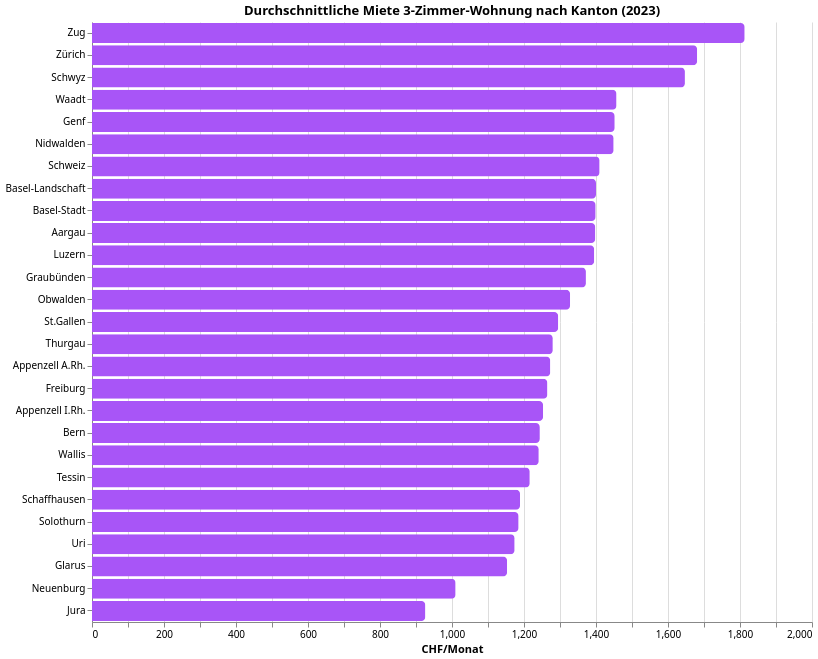

Write the Vega-Lite specification saved for this chart.
### Vega-Lite specification from a JSON file in a GitHub repository (floating-point values rounded to 4 significant figures)
{"$schema": "https://vega.github.io/schema/vega-lite/v5.json", "config": {"font": "Switzer, system-ui, sans-serif", "view": {"stroke": "transparent"}}, "data": {"values": [{"Kanton": "Zug", "Miete CHF": 1813}, {"Kanton": "Zürich", "Miete CHF": 1681}, {"Kanton": "Schwyz", "Miete CHF": 1647}, {"Kanton": "Waadt", "Miete CHF": 1457}, {"Kanton": "Genf", "Miete CHF": 1452}, {"Kanton": "Nidwalden", "Miete CHF": 1449}, {"Kanton": "Schweiz", "Miete CHF": 1410}, {"Kanton": "Basel-Landschaft", "Miete CHF": 1400}, {"Kanton": "Basel-Stadt", "Miete CHF": 1399}, {"Kanton": "Aargau", "Miete CHF": 1398}, {"Kanton": "Luzern", "Miete CHF": 1395}, {"Kanton": "Graubünden", "Miete CHF": 1372}, {"Kanton": "Obwalden", "Miete CHF": 1328}, {"Kanton": "St.Gallen", "Miete CHF": 1295}, {"Kanton": "Thurgau", "Miete CHF": 1280}, {"Kanton": "Appenzell A.Rh.", "Miete CHF": 1273}, {"Kanton": "Freiburg", "Miete CHF": 1265}, {"Kanton": "Appenzell I.Rh.", "Miete CHF": 1253}, {"Kanton": "Bern", "Miete CHF": 1244}, {"Kanton": "Wallis", "Miete CHF": 1241}, {"Kanton": "Tessin", "Miete CHF": 1216}, {"Kanton": "Schaffhausen", "Miete CHF": 1189}, {"Kanton": "Solothurn", "Miete CHF": 1185}, {"Kanton": "Uri", "Miete CHF": 1174}, {"Kanton": "Glarus", "Miete CHF": 1153}, {"Kanton": "Neuenburg", "Miete CHF": 1010}, {"Kanton": "Jura", "Miete CHF": 926}]}, "encoding": {"color": {"value": "#a855f7"}, "x": {"field": "Miete CHF", "title": "CHF/Monat", "type": "quantitative"}, "y": {"field": "Kanton", "sort": "-x", "title": null, "type": "nominal"}}, "height": 600, "mark": {"cornerRadiusEnd": 4, "type": "bar"}, "title": "Durchschnittliche Miete 3-Zimmer-Wohnung nach Kanton (2023)", "width": 720}
